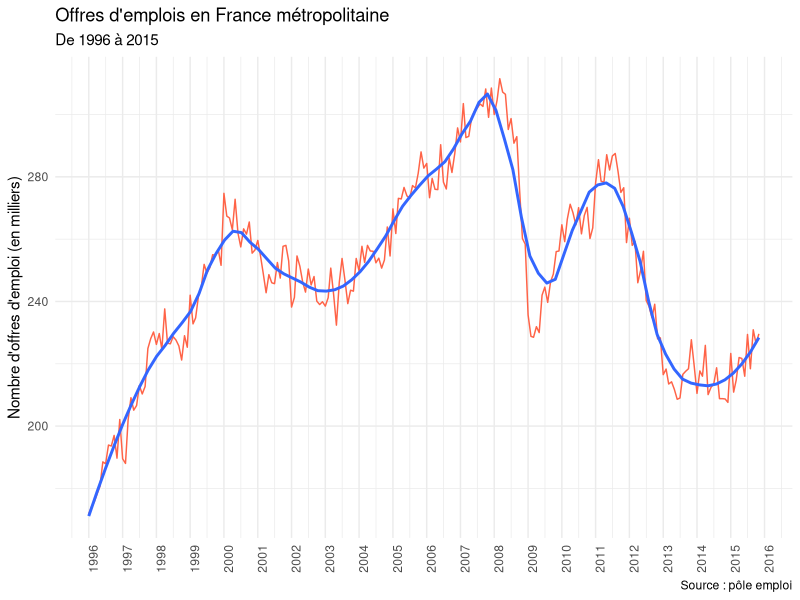
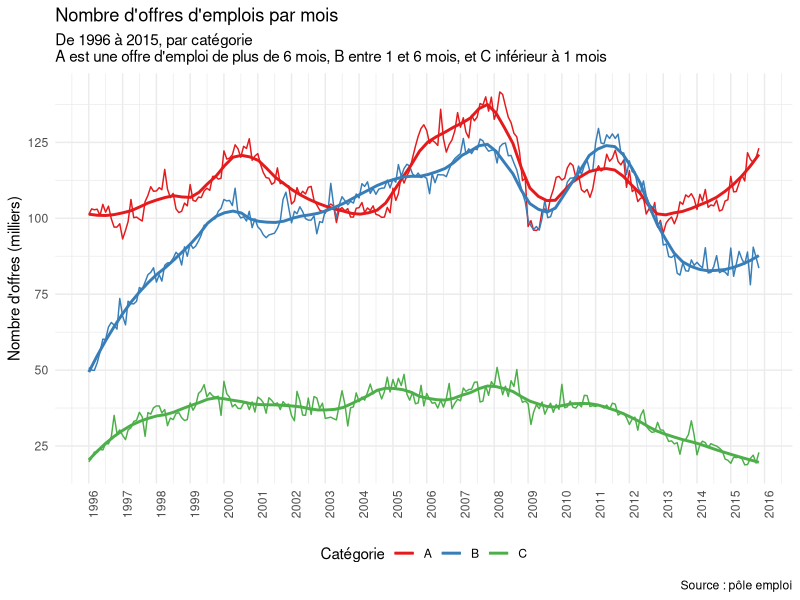
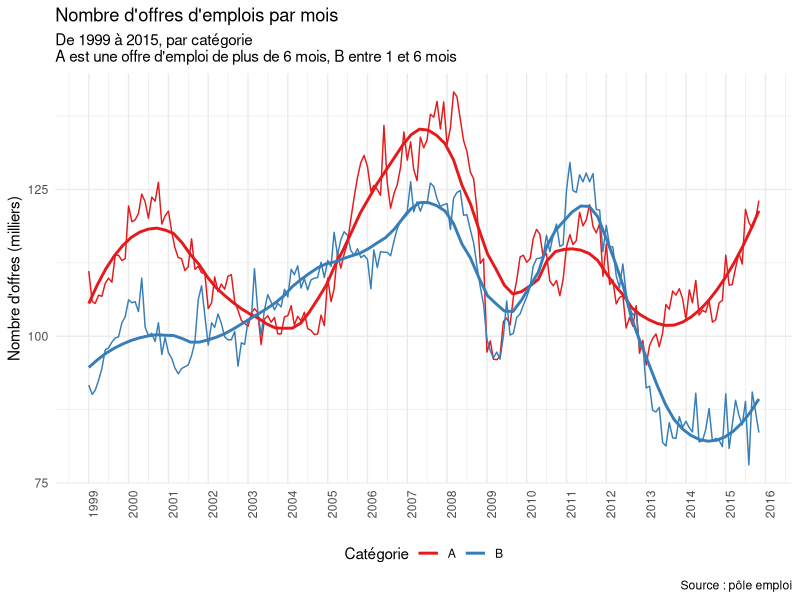

Source code (R) for these figures, in order: (Note: this script raises an error after producing the figures.)
#' ---
#' title: "Analyse des données ouvertes de pôle emploi"
#' author: "Florian Gaudin-Delrieu"
#' date: "`r format(Sys.Date())`"
#' output: github_document
#' ---
#'

#' # Offres d'emploi 
#' ## Récupération des données 
#' Des données de pôle emploi sont
#' accessibles en open data. En particulier, les données relatives aux offres
#' d'emploi enregristrées sur pôle emploi sont [disponibles 
#' ici.](http://www.pole-emploi.org/informations/open-data-pole-emploi-@/25799/view-category-25799.html?)
#' 
#' Les données sont sous la forme d'un fichier excel avec 2 feuilles, dont une
#' correspond à la description des variables. Pour pouvoir lire les données dans
#' R, j'ai dû modifier dans OpenOffice le fichier et l'exporter au format csv
#' (certaines cellules étaient fusionnées, et le formattage des nombres amenait
#' des problèmes). Le fichier `offres.csv` fourni provient directement du
#' fichier Excel. Les intitulés de colonnes ont été modifiés pour être plus
#' facilement lisibles : 
#' 
#' * Periode (sans accent) ;
#' * OEE_A, OEE_B et OEE_C ( OEE signifie "Offres d'emploi enregistrées", pour
#' les catégories A, B, et C) ;
#' * Total_France et Total_DOM.  
 

#' Chargeons les libraries nécessaires
library(tidyverse)
library(lubridate)    # Pour la gestion des dates
library(broom)        # Pour la gestion "tidy" des modèles
library(RColorBrewer) # Pour les palettes des graphes
options("scipen"=10, digits = 5) # pour ne pas avoir trop de notation scientifique

#' Grâce à `readr::read_csv2` les colonnes ont directement le bon format (date
#' et numérique), et sont sous forme de tibble.
offres <- read_csv2("offres.csv")

#' ## Nettoyage des données
#' Regardons les données
offres  # Le tibble gère l'affichage pour ne pas remplir la console
summary(offres)

#' Nous voyons qu'il y a des données manquantes (NA), où sont-elles ?
offres[is.na(offres$OEE_A), ]

#' Elles sont sur la même ligne, décembre 2015 et correspondent à des données non
#' encore disponibles, nous pouvons supprimer la ligne sereinement.
offres <- filter(offres, !is.na(OEE_A))

#' Passons maintenant le tibble sous forme longue, plus pratique pour les
#' graphiques, à l'aide de `tidyr::gather`.
offres_long <- offres %>%
  gather(categorie, nombre, -Periode)
offres_long$categorie <- as.factor(offres_long$categorie)
glimpse(offres_long)
head(offres_long)

#' Séparons des jeux de données pour les offres par catégorie, et les offres
#' totales. Nous transformons le nombre d'annonces en milliers d'annonces

offres_OEE <- offres_long %>%
  filter(substr(as.character(.$categorie), 1, 3) == "OEE") %>%
  droplevels() %>% 
  mutate(nombre = nombre / 1000)


offres_totales <- offres_long %>%
  filter(substr(as.character(.$categorie), 1, 3) == "Tot") %>%
  droplevels() %>% 
  mutate(nombre = nombre / 1000)

#' J'aime bien le thème minimal pour les graphes.
theme_set(theme_minimal())

#' ## Premières analyses
#' Regardons d'abord les données globales sur le périmètre France
#+ Graphe Total 

ggplot(offres, aes(Periode, Total_France /1000)) +
  geom_line(color = "tomato") +
  geom_smooth(method = "loess", se = FALSE, span = 0.2) +
  labs(title = "Offres d'emplois en France métropolitaine",
       subtitle = "De 1996 à 2015",
       caption= "Source : pôle emploi",
       x = NULL,
       y = "Nombre d'offres d'emploi (en milliers)") +
  scale_x_date(date_breaks = "1 year", date_labels = "%Y") +
  theme(axis.text.x = element_text(angle = 90))

#' Il y a une croissance des offres jusqu'en 2000, puis une baisse jusqu'en 
#' 2003. Cela correspond à l'éclatement de la bulle internet, suivi du krach 
#' boursier des années 2001-2002. S'ensuit une phase de reprise jusqu'en 2008 et
#' un effondrement très fort correspondant à la crise financière de 2008 (crise des subprimes).
#' Une reprise s'opère dès 2009, jusqu'à mi 2011 où une nouvelle chute importante 
#' s'opère jusqu'en 2013. Cela correspond à la crise de la dette de la zone euro.
#' Depuis une timide reprise semble apparaître.  

#' Regardons maintenant les offres par catégorie. D'après la notice du fichier
#' pôle emploi, voilà à quoi correspondent les catégories :  
#' 
#' * Catégorie A : offre d'emploi durable, pour des contrats de plus de 6 mois ;
#' * Catégorie B : offre d'emploi temporaire, pour des contrats entre 1 et 6 mois ;
#' * Catégorie C : offre d'emploi occasionnel, pour des contrats inférieurs à 1 mois.
#+ GrapheCategories

ggplot(data = offres_OEE, aes(Periode, nombre, color = categorie)) +
  geom_line() +
  geom_smooth(se = FALSE, method = "loess", span = 0.2) +
  labs(
    title = "Nombre d'offres d'emplois par mois",
    subtitle = "De 1996 à 2015, par catégorie\nA est une offre d'emploi de plus de 6 mois, B entre 1 et 6 mois, et C inférieur à 1 mois",
    caption = "Source : pôle emploi",
    x = NULL,
    y = "Nombre d'offres (milliers)",
    color = "Catégorie"
  ) +
  scale_x_date(date_breaks = "1 year", date_labels = "%Y") +
  scale_color_brewer(palette = "Set1",
                     breaks = c("OEE_A", "OEE_B", "OEE_C"),
                     labels = LETTERS[1:3]) +
  scale_y_continuous(breaks = seq(0, 150, by = 25)) +
  theme(axis.text.x = element_text(angle = 90),
        legend.position = "bottom")

#' Nous voyons que les offres d'emplois occasionnels (C) représentent un volume
#' bien moindre que les offres d'emplois dits temporaires ou durables. Ils
#' semblent moins affectés par les variations décrites dans les tendances
#' globales (crises de 2000-2002, 2008 et 2011). La tendance de ces offres est 
#' orientée à la baisse depuis 2008.  
#' Si en 1996 les volumes d'offres entre les catégories A et B sont sensiblement
#' différents (2 fois plus d'offres d'emploi de catégorie A que B), à partir des années 2000
#' les volumes sont du même ordre de grandeur. Les offres d'emploi de catégorie B
#' dépassent même celles des catégories A en 2003, avec un chassé croisé depuis.
#' Entre 2005 et 2008 les offres d'emploi de catégorie A progressent le plus, mais
#' seront plus touchées par la crise de 2008. Les offres de catégorie B diminuent 
#' aussi assez fortement, et sont au même niveau début 2009. On constate sur les deux 
#' séries une reprise jusqu'à mi 2011, puis une baisse. La baisse est plus forte
#' pour les emplois de catégorie B, et stagne depuis 2013, alors que les offres 
#' de catégorie A repartent à la hausse depuis 2013.  
#'   

#' Regardons maintenant un peu plus précisément les offres des catégroies A et B
#' depuis 1999 (pour que les offres soient sur une échelle comparable, après
#' la progression forte entre 1996 et 1999 pour les catégories B).
#+ GrapheAetB
ggplot(
  data = offres_OEE %>% filter(categorie %in% c("OEE_A", "OEE_B"),
                               year(Periode) >= 1999),
  aes(Periode, nombre, color = categorie)
) +
  geom_line() +
  geom_smooth(se = FALSE, method = "loess", span = 0.3) +
  labs(
    title = "Nombre d'offres d'emplois par mois",
    subtitle = "De 1999 à 2015, par catégorie\nA est une offre d'emploi de plus de 6 mois, B entre 1 et 6 mois",
    caption = "Source : pôle emploi",
    x = NULL,
    y = "Nombre d'offres (milliers)",
    color = "Catégorie"
  ) +
  scale_x_date(date_breaks = "1 year", date_labels = "%Y") +
  scale_color_brewer(palette = "Set1",
                     breaks = c("OEE_A", "OEE_B", "OEE_C"),
                     labels = LETTERS[1:3]) +
  scale_y_continuous(breaks = seq(0, 150, by = 25)) +
  theme(axis.text.x = element_text(angle = 90),
        legend.position = "bottom")

#' Nous voyons mieux les variations, les catégories A subissent plus fortement 
#' la crise de 2008, mais récupèrent mieux depuis 2013. Les catégories B quant à
#' elles stagnent depuis 2013, avec une variabilité qui augmente.

#' ## Modélisation des OEE 
#' Essayons de faire un modèle simple pour les OEE par catégorie.
#' ### Modèle linéaire simple : France entière
modele_france <- lm(nombre ~ Periode,
                    data = filter(offres_totales, categorie == "Total_France"))
summary(modele_france)
#' Le modèle n'est pas très bon (avec un R^2^ de 0.029), mais la tendance qui 
#' ressort est à la hausse (le coefficient est légèrement positif : 0.003).  
#' 

annees_changement <- c(1996, 2000, 2003, 2008, 2009, 2011, 2013, 2015)

dates_changement <- offres %>%
  select(Periode, Total_France) %>%
  mutate(annee = year(Periode)) %>%
  filter(annee %in% annees_changement) %>% 
  group_by(annee) %>%
  summarise(mois_max = which.max(Total_France),
            mois_min = which.min(Total_France),
            val      = mean(Total_France)) %>% 
  mutate(evol = sign(lead(val) - val),
         mois = ifelse(evol == 1, mois_min, mois_max),
         Periode = as_date(paste(annee, mois, "01", sep ="-"))) %>% 
  filter(!is.na(Periode)) %>% 
  `$`(Periode) #pour avoir un vecteur

dates_changement <- c(dates_changement, as_date("2015-12-01"))


offres_totales$intervalle <- cut(offres$Periode, dates_changement)

ggplot(offres_totales %>% filter(categorie == "Total_France"), 
       aes(Periode, nombre, color = intervalle)) +
  geom_line() +
  geom_smooth(method = "lm", se = FALSE)

#' 
#' ## France et DOM
#' Y a-t-il les mêmes variations entre la France et les DOM ? Nous ne disposons
#' que des données totales et non par catégorie.

# Plus grande variabilité dans les DOM (avec un volume plus faible), tendances
# semblables
# Vérifions à partir d'un modèle linéaire simple


mod_lm_France <- lm(Total_France ~ Periode, offres)
mod_lm_France_df <- tidy(mod_lm_France)
mod_lm_DOM <- lm(Total_DOM ~ Periode, offres)
mod_lm_DOM_df <- tidy(mod_lm_DOM)

models <- bind_rows("France" = mod_lm_France_df,"DOM" = mod_lm_DOM_df, .id = "Perimetre")
models
# Sur la période, nous ne voyons pas la même tendance : positive et relativement
# bonne (p.value ~5e-3) pour la France, mais légèrement négative pour les DOM

offres_tot_groupe <- offres_totales %>%
  mutate(groupe = factor(ifelse(Periode < as.Date("2008-01-01"),
                                   "Avant 2008", "Après 2008"),
                             levels = c("Avant 2008", "Après 2008")))

ggplot(offres_tot_groupe, aes(Periode, nombre, color = categorie)) +
  geom_line() +
  facet_grid(categorie ~ groupe, scales = "free") +
  geom_smooth(method = "lm", se = FALSE) +
  theme_minimal()

# Avant et après la crise de 2008, les tendances sont nettement différentes

offres_nest <- offres_tot_groupe %>%
  nest(-groupe, - categorie) %>%
  mutate(models = map(data, ~ lm(nombre ~ Periode, data = .))) %>%
  mutate(tidied = map(models, tidy)) %>%
  unnest(tidied)

offres_nest %>%
  group_by(term) %>%
  mutate(p.adjusted = p.adjust(p.value)) %>%
  select(-statistic, -p.value)
